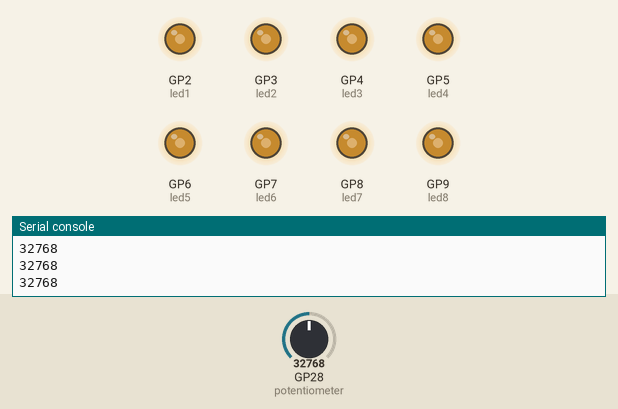
Simulated run of this program. Board: Raspberry Pi Pico running MicroPython. Parts: output pins drawn as LEDs (lit = HIGH), the last lines printed to the serial console. The test bench sets the inputs (shaded band); at power-on: GP28 (potentiometer) = 32768 (analog values on the 0–65535 scale).

Above: at 1.2 s.
1.3 s: GP28 (potentiometer) set to 45874
At 2.2 s:
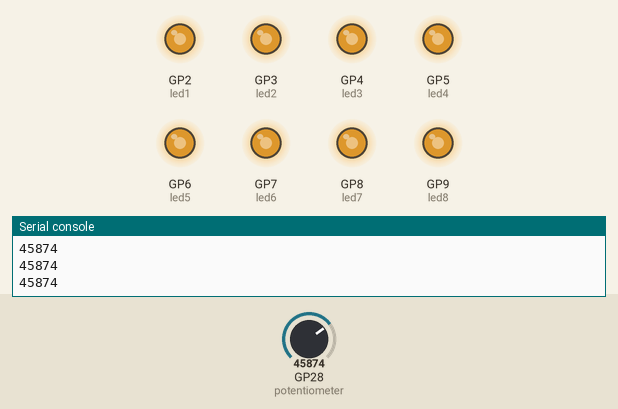
2.9 s: GP28 (potentiometer) set to 57670
At 3.4 s:
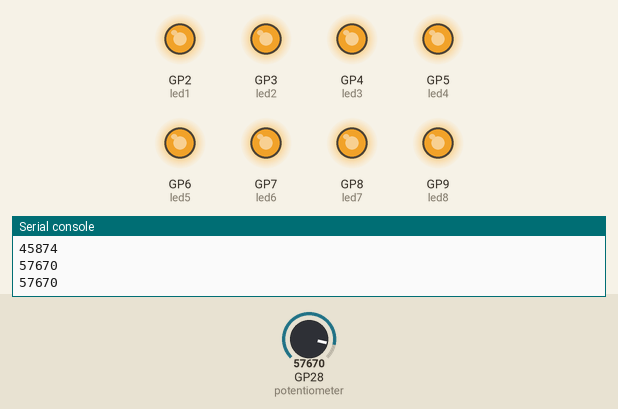
4.5 s: GP28 (potentiometer) set to 7864
At 5.8 s:
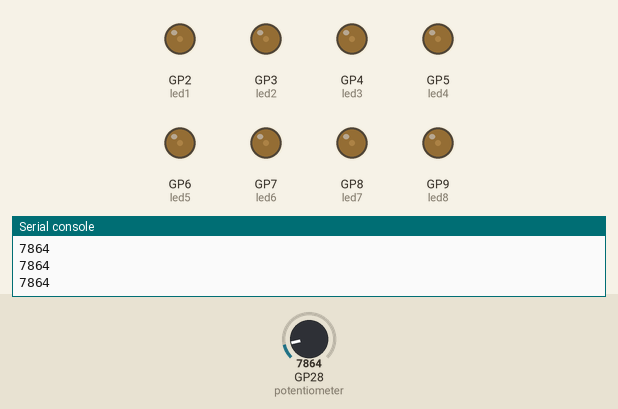
6.1 s: GP28 (potentiometer) set to 0
At 7.3 s:
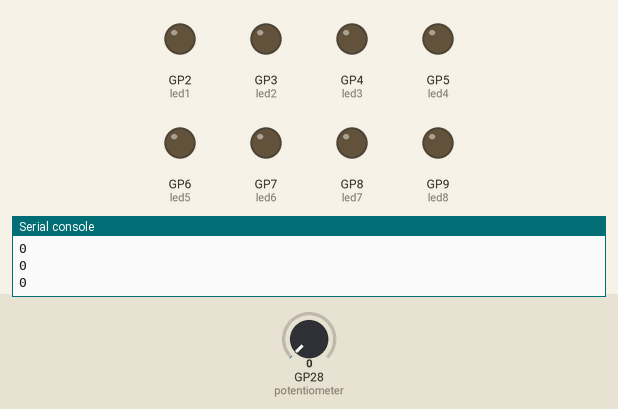
Timing chart, 0 to 8.7 s (numbered marks = the images above; inputs shaded):
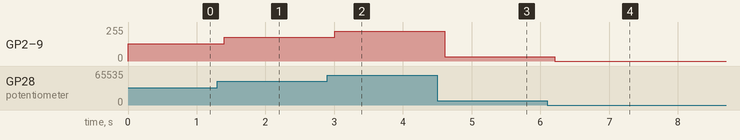

The program:

POT__2_.py
```python
from machine import ADC, Pin,PWM
from time import sleep

led1 = PWM(Pin(2))
#Include the LED pin we use PWM here for to use controlable signals
# with potantiometer we will change hz of the LED's
led2 = PWM(Pin(3))
led3 = PWM(Pin(4))
led4 = PWM(Pin(5))
led5 = PWM(Pin(6))
led6 = PWM(Pin(7))
led7 = PWM(Pin(8))
led8 = PWM(Pin(9))
potentiometer = ADC(28)

led1.freq(1000)#Set the frequency
led2.freq(1000)
led3.freq(1000)
led4.freq(1000)
led5.freq(1000)
led6.freq(1000)
led7.freq(1000)
led8.freq(1000)

while True:
    value = potentiometer.read_u16()#Get the values
    print(value)#Print value on the shell
    led1.duty_u16(value)#Turn the LED ON and OFF
    led2.duty_u16(value)
    led3.duty_u16(value)
    led4.duty_u16(value)
    led5.duty_u16(value)
    led6.duty_u16(value)
    led7.duty_u16(value)
    led8.duty_u16(value)
    sleep(0.2)#Set the delay time
```

Measured:
- after the input at 1.3 s, GP2 (led1), GP3 (led2), GP4 (led3), GP5 (led4), GP6 (led5), GP7 (led6), GP8 (led7), GP9 (led8): 128/255 → 178/255 after 0.10 s
- after the input at 2.9 s, GP2 (led1), GP3 (led2), GP4 (led3), GP5 (led4), GP6 (led5), GP7 (led6), GP8 (led7), GP9 (led8): 178/255 → 224/255 after 0.11 s
- after the input at 4.5 s, GP2 (led1), GP3 (led2), GP4 (led3), GP5 (led4), GP6 (led5), GP7 (led6), GP8 (led7), GP9 (led8): 224/255 → 31/255 after 0.11 s
- after the input at 6.1 s, GP2 (led1), GP3 (led2), GP4 (led3), GP5 (led4), GP6 (led5), GP7 (led6), GP8 (led7), GP9 (led8): 31/255 → 0/255 after 0.11 s
